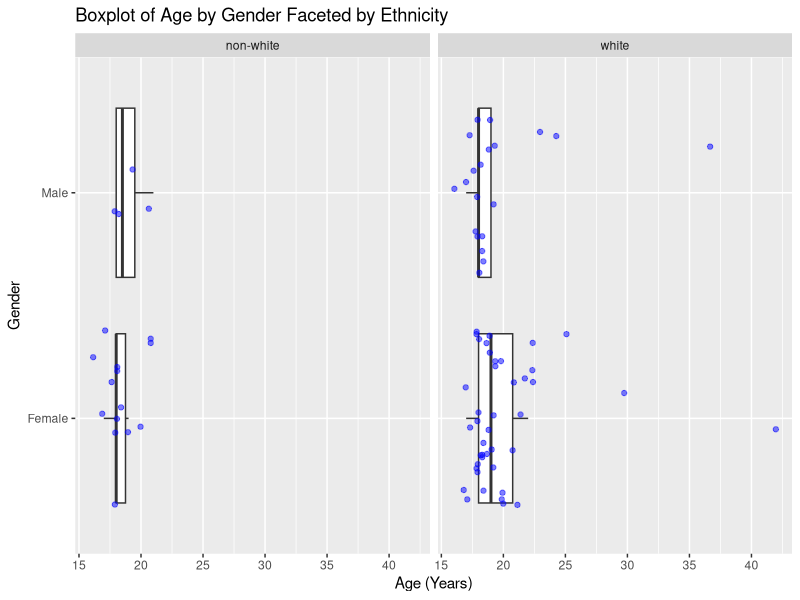
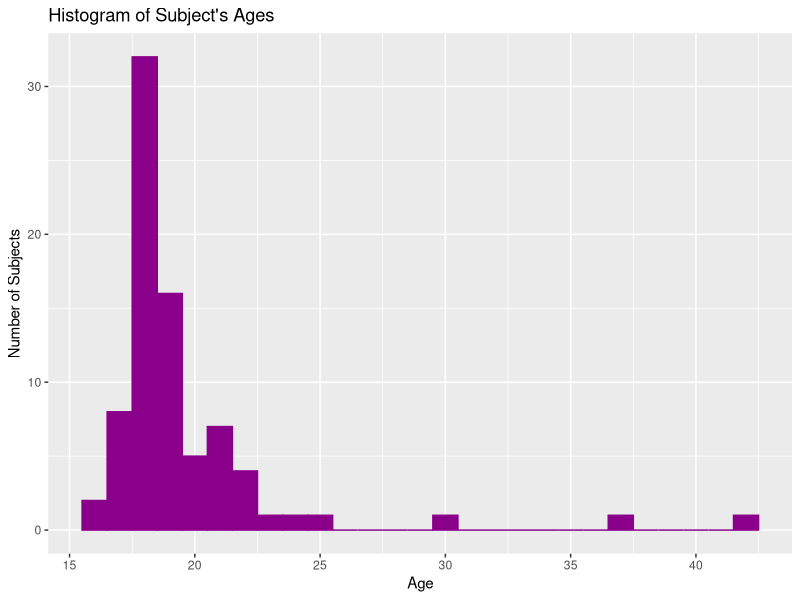

Source code (R) for these figures, in order:
## ---- chunk 1
#| message: false
library(here)
library(tidyverse)
## ---- chunk 2
#| message: false
hiphops <- read_csv(here("supporting_artifacts", "learning_targets", 
                         "Lab 3", "hiphop.csv"))
## ---- chunk 3
dim(hiphops)
## ---- chunk 4
cleaned <- hiphops |>
  mutate(across(where(is.character), as.factor) ) |> 
  drop_na(numPreferredArtists, numOverallArtists)
  
  
## ---- chunk 5
numdist <- distinct(cleaned, word, .keep_all = TRUE)
count(numdist)
## ---- chunk 6
ethnic_cleaned <- cleaned |>
  mutate(ethnic = (if_else (ethnic == "white", "white", "non-white")))
## ---- chunk 7
demographic_cleaned <- ethnic_cleaned |>
  distinct(subj, .keep_all = TRUE) |> 
  select(sex, age, ethnic)

summary(demographic_cleaned)
count(demographic_cleaned, ethnic)
## ---- chunk 8
ggplot(data = demographic_cleaned, mapping = aes(y = sex , x = age )) + 
  geom_boxplot(outlier.shape = NA) + 
  geom_jitter(alpha = 0.5, color = "blue") +
  labs(title = "Boxplot of Age by Gender Faceted by Ethnicity", 
               x = "Age (Years)", 
               y = "Gender") + 
  facet_wrap(~ethnic)
## ---- chunk 9
ggplot(data = demographic_cleaned, aes(x = age)) + 
         geom_histogram(color = "dark magenta", fill = "dark magenta", 
                        binwidth = 1) +
  labs(title = "Histogram of Subject's Ages", x = "Age", y = "Number of Subjects")


## ---- chunk 10
familiar <- ethnic_cleaned |> 
  filter(age < 20) |> 
  group_by(word) |> 
  summarise(mean_familiarity = mean(familiarity))

slice_min(familiar, mean_familiarity, n = 1)

slice_max(familiar, mean_familiarity, n = 1)
## ---- chunk 11
familiar_women <- ethnic_cleaned |> 
  filter(ethnic == "non-white", sex == "Female") |> 
  group_by(word) |> 
  summarise(mean_familiarity = mean(familiarity))

slice_min(familiar_women, mean_familiarity, n = 1)

slice_max(familiar_women, mean_familiarity, n = 1)
## ---- chunk 12
familiar_men <- ethnic_cleaned |>
  filter(ethnic == "white", sex == "Male", age > 30) |>
  group_by(word) |>
  summarize(mean_familiarity = mean(familiarity))

slice_min(familiar_men, mean_familiarity, n = 1)

slice_max(familiar_men, mean_familiarity, n = 1)
## ---- chunk 13
justin_bieber <- ethnic_cleaned |>
  filter(ethnic == "white", sex == "Male", 
         city >= 10000 & city <= 60000, 
         age >= 17 & age <= 23) |>
  slice_max(bieber,
            n = 1)
